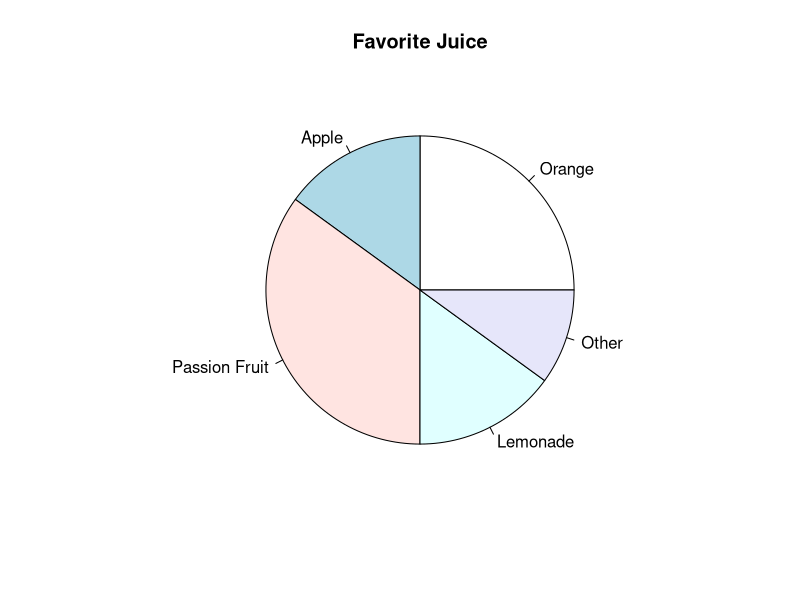
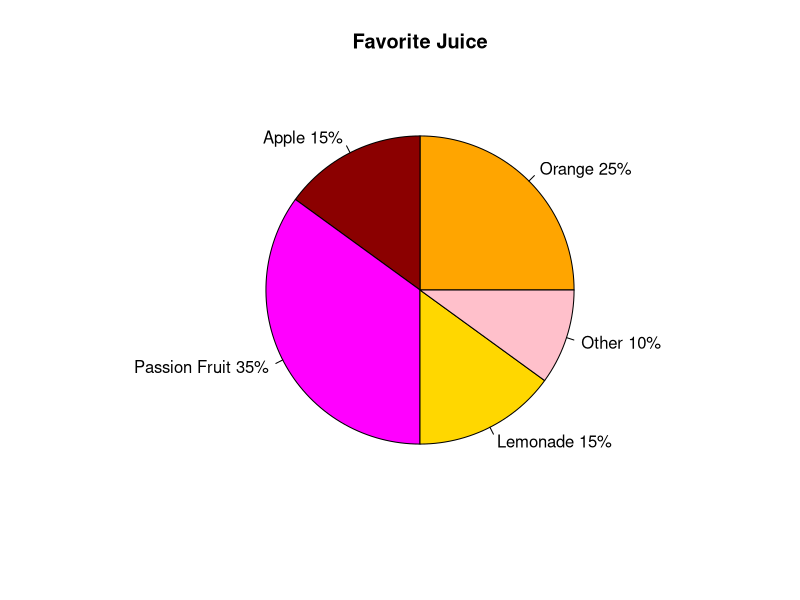

Here is the R script that generated these plots, in order: (Note: this script raises an error after producing the figures.)
## ---- chunk 1

## ---- chunk 2
# Pie Chart

# Simple Pie Chart
votes <- c(25, 15, 35, 15, 10)
juice <- c("Orange", "Apple", "Passion Fruit", "Lemonade", "Other")

pie(votes, labels = juice, main="Favorite Juice")


#Add labels and colors
cols <- c("orange", "red4", "magenta", "gold", "pink")
pct <- round(votes/sum(votes)*100)
juice <- paste(juice, pct) # add percents to labels
juice <- paste(juice,"%",sep="") # ad % to labels

pie(votes, labels = juice, col=cols, main="Favorite Juice")


# ggplot piechart
pc <- data.frame(juice, votes, cols, pct)

p1 <- ggplot(pc, aes (x="", y = votes, fill = factor(juice))) + 
      geom_bar(width = 1, stat = "identity") +
      geom_text(aes(label = paste(pct, "%")),
                position = position_stack(vjust = 0.5)) + # add labels inside
      scale_fill_manual(values = cols) + # change colors
      theme_classic() +
      theme(plot.title = element_text(hjust=0.5),
            axis.line = element_blank(),
            axis.text = element_blank(),
            axis.ticks = element_blank()) +
       labs(fill = "Juice", x = NULL, y = NULL,
       title = "Favorite Juice") + 
  coord_polar("y")

p1  
  
## ---- chunk 3
# Bar graph

data("PlantGrowth")

p2 <- ggplot(PlantGrowth, aes(x=group, y=weight, group=group), color = group) +
  geom_bar(aes(fill = group), stat = "identity",position = "dodge") +
  labs(y = "Weight",         #Adjust axis labels
       x = "Control Group", 
       title = "Experiment - Yield Plant Weight by Control Group", 
       subtitle = "", # Add a sub title
       caption = "Source: RStudio") +  # Cite source
       theme_minimal() +
       theme(legend.position = "none") # remove legend

p2

## ---- chunk 4
# line graph

ggplot(nm, aes(year, total, colour=variable, fill = variable)) + 
       geom_bar(aes(group = variable), stat = "identity",position = "dodge")  +
       #scale_color_manual(values = c("navyblue")) + # change the color
       theme(axis.text.x=element_text(angle = 60,hjust = 0.5,size = 6.5)) + # Change angle of x-axis labels
       ylab("Total Fertility Rate (TFR)") +
       labs(title = "Global Fertlity Rates (1950-2020)",
            caption = "Source: United Nations, Department of Economic
and Social Affairs, Population Division (2019)") 



data(tfr)
tfrdata <- tfr %>%
  gather(Year, tfr, '1950-1955':'2015-2020') %>%
  filter(country_code %in% c(900))

p3 <- ggplot(tfrdata, aes(Year, tfr, colour=name)) + 
       geom_line(aes(group = name))  +
       scale_color_manual(values = c("navyblue")) + # change the color
       theme(axis.text.x=element_text(angle = 60,hjust = 0.5,size = 6.5)) + # Change angle of x-axis labels
       ylab("Total Fertility Rate (TFR)") +
       labs(title = "Global Fertlity Rates (1950-2020)",
            caption = "Source: United Nations, Department of Economic
and Social Affairs, Population Division (2019)") 

p3


# Change line type
ggplot(tfrdata, aes(Year, tfr, colour=name)) + 
       geom_line(aes(group = name), linetype = "dashed")+ # Change line type
       scale_color_manual(values = c("navyblue")) + # change the color
       theme(axis.text.x=element_text(angle = 60,hjust = 0.5,size = 6.5)) + # Change angle of x-axis labels
       ylab("Total Fertility Rate (TFR)") +
       labs(title = "Global Fertlity Rates (1950-2020)",
            caption = "Source: United Nations, Department of Economic
and Social Affairs, Population Division (2019)") 


## ---- chunk 5
# Scatter plot

x <- c(2.1,10.5,4.2,15.3,13.6,19.3,5.6,3.2,12.6,3.8,14.1,
       1.6,19.6,23.4,24.0,3.0,23.0,22.5,22.0,24.9,23.0)
y <- c(1.9,11.4,4.7,16.2,13.2,18.9,5.4,2.9,12.4,21.0,5.0,23.1, 
       4.1,2.6,3.2,20.0,4.1,24.5,21.0,24.0,23.0)

plot(x, y) # Basic scatter plot
plot(x, y, pch=8, col="green", cex = 1) # shape, color and size


data(diamonds)
head(diamonds)

ggplot(diamonds, aes(x = carat, y = price)) + # basic ggplot scatter plot
    geom_point()

p4 <- ggplot(diamonds, aes(x = carat, y = price)) +
    geom_point(aes(color = factor(cut), shape = cut), # change color and shape by group
               size = 1) # change shape size

p4



## ---- chunk 6

# Put all of the charts and graphs together
# It doesn't look that pretty but you can make a mini dashboard with your charts and graphs

install.packages("patchwork")
library("patchwork")

(p1 | p2) /
  (p3 | p4)


